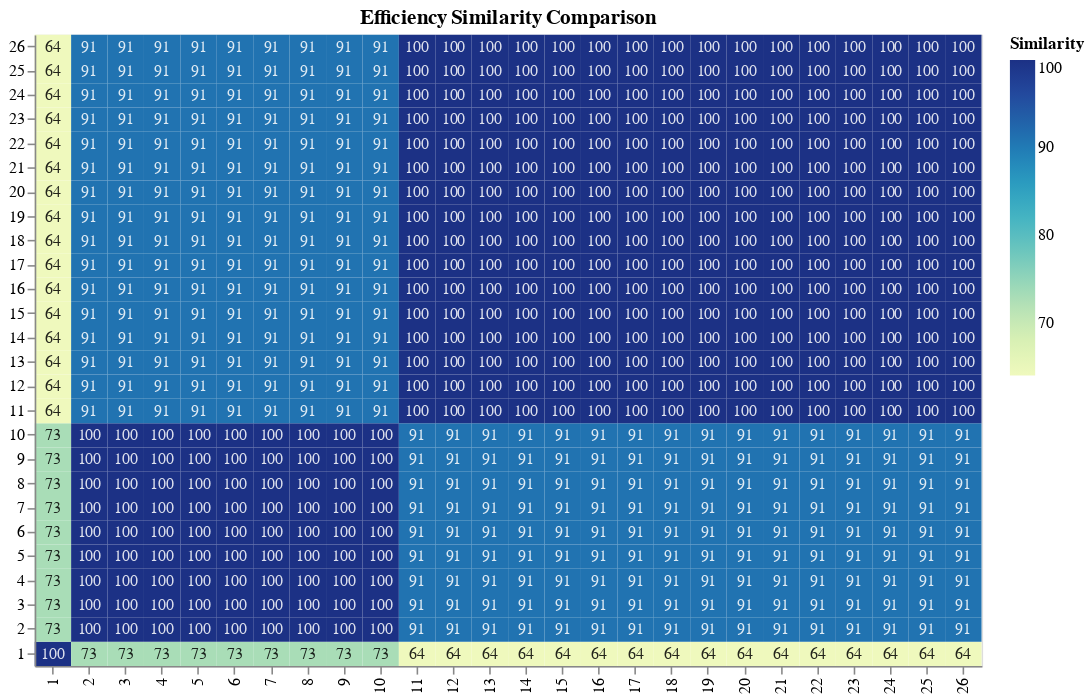

Notebook cell for this chart:
### Code cell
dfplot = pd.DataFrame({'x': dfsimilarity["id_a"].ravel(),
                   'y': dfsimilarity["id_b"].ravel(),
                   'Similarity': dfsimilarity["similarity"].ravel()})
#alt.data_transformers.disable_max_rows()
chart = alt.Chart(dfplot).mark_rect().encode(
    x=alt.X('x:O', axis=alt.Axis(title="")),
    y=alt.Y('y:O', axis=alt.Axis(title=""), sort="descending"),
    color='Similarity:Q'
).properties(
    title=["Efficiency Similarity Comparison"]
)

text = chart.mark_text(baseline='middle').encode(
    text='Similarity:Q',
    color=alt.condition(
        alt.datum.Similarity < 80,
        alt.value('black'),
        alt.value('white')
    ),
    size=alt.value(10),
    opacity=alt.value(0.85)
)

# Draw the chart
plot = chart.properties(width=CHART_WIDTH, height=CHART_HEIGHT) + text
plot

### Figure 1 — Vega-Lite specification as saved in the notebook (floating-point values rounded to 4 significant figures; data arrays with more than 128 entries replaced by an {"elided": "..."} marker saying what was removed)
{"config": {"view": {"continuousWidth": 400, "continuousHeight": 300}}, "layer": [{"mark": "rect", "encoding": {"color": {"type": "quantitative", "field": "Similarity"}, "x": {"type": "ordinal", "axis": {"title": ""}, "field": "x"}, "y": {"type": "ordinal", "axis": {"title": ""}, "field": "y", "sort": "descending"}}, "height": 400, "title": ["Efficiency Similarity Comparison"], "width": 600}, {"mark": {"type": "text", "baseline": "middle"}, "encoding": {"color": {"condition": {"value": "black", "test": "(datum.Similarity < 80)"}, "value": "white"}, "opacity": {"value": 0.85}, "size": {"value": 10}, "text": {"type": "quantitative", "field": "Similarity"}, "x": {"type": "ordinal", "axis": {"title": ""}, "field": "x"}, "y": {"type": "ordinal", "axis": {"title": ""}, "field": "y", "sort": "descending"}}, "title": ["Efficiency Similarity Comparison"]}], "data": {"name": "data-b7e64a32e268ca37acd0c213cafaa205"}, "$schema": "https://vega.github.io/schema/vega-lite/v4.8.1.json", "datasets": {"data-b7e64a32e268ca37acd0c213cafaa205": {"elided": "676 records"}}}
